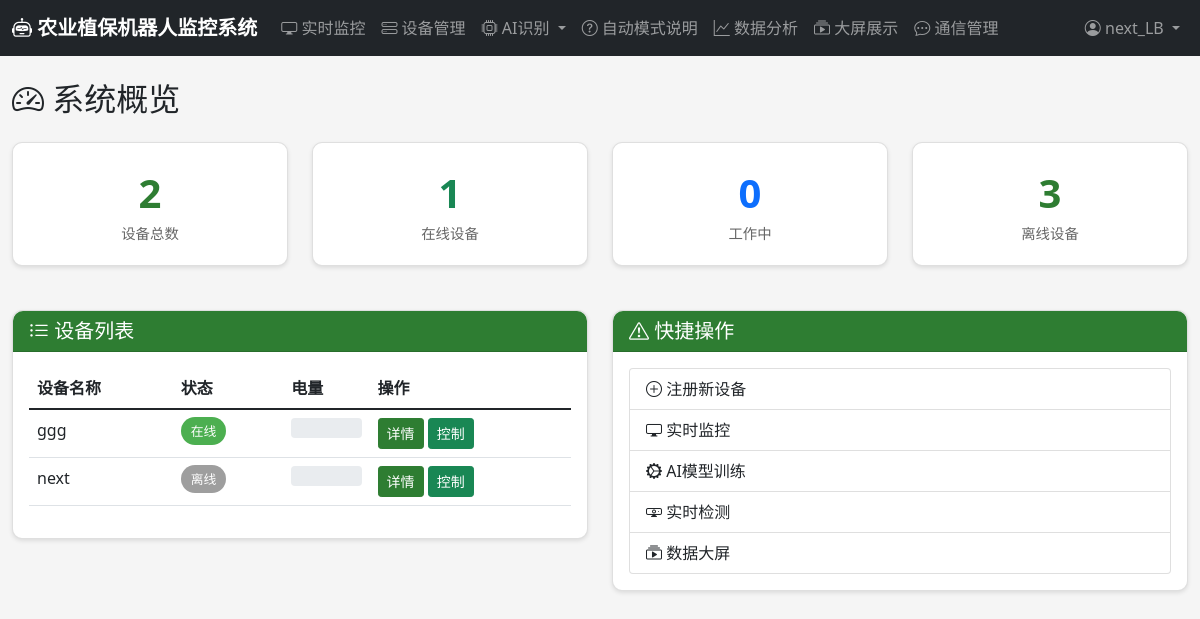
The page /dashboard/ (signed in) on the database its author committed.
### users/models.py (models this page shows, shortened)
class User(AbstractUser):
    ROLE_CHOICES = [
        ('admin', '管理员'),
        ('operator', '操作员'),
        ('viewer', '查看者'),
    ]
    role = models.CharField(max_length=20, choices=ROLE_CHOICES, default='viewer', verbose_name='角色')
    phone = models.CharField(max_length=20, blank=True, verbose_name='手机号')
    avatar = models.ImageField(upload_to='avatars/', blank=True, verbose_name='头像')
    created_at = models.DateTimeField(auto_now_add=True, verbose_name='创建时间')
    last_login_ip = models.GenericIPAddressField(blank=True, null=True, verbose_name='最后登录IP')
    class Meta:
        verbose_name = '用户'
        verbose_name_plural = '用户'

### devices/models.py (models this page shows, shortened)
class RobotDevice(models.Model):
    STATUS_CHOICES = [
        ('online', '在线'),
        ('offline', '离线'),
        ('working', '工作中'),
        ('charging', '充电中'),
        ('error', '故障'),
    ]
    RUN_MODE_CHOICES = [
        ('auto', '自动模式'),
        ('manual', '手动模式'),
        ('scheduled', '定时任务模式'),
    ]
    device_id = models.CharField(max_length=100, unique=True, verbose_name='设备唯一标识')
    name = models.CharField(max_length=100, verbose_name='设备名称')
    model = models.CharField(max_length=100, blank=True, verbose_name='型号')
    manufacturer = models.CharField(max_length=100, blank=True, verbose_name='制造商')
    serial_number = models.CharField(max_length=100, blank=True, verbose_name='序列号')
    status = models.CharField(max_length=20, choices=STATUS_CHOICES, default='offline', verbose_name='状态')
    run_mode = models.CharField(max_length=20, choices=RUN_MODE_CHOICES, default='auto', verbose_name='运行模式')
    battery_level = models.IntegerField(default=0, verbose_name='电量百分比')
    location_lat = models.DecimalField(max_digits=10, decimal_places=6, null=True, blank=True, verbose_name='纬度')
    location_lng = models.DecimalField(max_digits=10, decimal_places=6, null=True, blank=True, verbose_name='经度')
    spray_rate = models.FloatField(default=1.0, verbose_name='喷洒速率(L/min)')
    patrol_interval = models.IntegerField(default=60, verbose_name='巡检间隔(分钟)')
    obstacle_avoidance_sensitivity = models.IntegerField(default=50, verbose_name='避障灵敏度')
    last_heartbeat = models.DateTimeField(null=True, blank=True, verbose_name='最后心跳时间')
    registered_at = models.DateTimeField(auto_now_add=True, verbose_name='注册时间')
    owner = models.ForeignKey(settings.AUTH_USER_MODEL, on_delete=models.CASCADE, related_name='owned_devices', verbose_name='所有者')
    class Meta:
        verbose_name = '机器人设备'
        verbose_name_plural = '机器人设备'
        ordering = ['-registered_at']

### users/views.py (the view)
# urls.py: path('dashboard/', dashboard, name='dashboard'),
@login_required
def dashboard(request):
    from devices.models import RobotDevice
    from data_analysis.models import WorkSession
    from ai_recognition.models import RecognitionTask
    devices = RobotDevice.objects.all()
    total_devices = devices.count()
    online_devices = devices.filter(status__in=['online', 'working']).count()
    working_devices = devices.filter(status='working').count()
    recent_sessions = WorkSession.objects.filter(status='completed').order_by('-end_time')[:5]
    recent_tasks = RecognitionTask.objects.order_by('-created_at')[:5]
    return render(request, 'dashboard.html', {
        'total_devices': total_devices,
        'online_devices': online_devices,
        'working_devices': working_devices,
        'devices': devices,
        'recent_sessions': recent_sessions,
        'recent_tasks': recent_tasks,
    })

### templates/dashboard.html (shortened to what this page needs)
{% extends 'base.html' %}
{% block content %}
<h2 class="mb-4"><i class="bi bi-speedometer2"></i> 系统概览</h2>
<div class="row">
    <div class="col-md-3">
        <div class="card stat-card">
            <div class="stat-value">{{ total_devices }}</div>
            <div class="stat-label">设备总数</div>
        </div>
    </div>
    <div class="col-md-3">
        <div class="card stat-card">
            <div class="stat-value text-success">{{ online_devices }}</div>
            <div class="stat-label">在线设备</div>
        </div>
    </div>
    <div class="col-md-3">
        <div class="card stat-card">
            <div class="stat-value text-primary">{{ working_devices }}</div>
            <div class="stat-label">工作中</div>
        </div>
    </div>
    <div class="col-md-3">
        <div class="card stat-card">
            <div class="stat-value">{{ total_devices|add:online_devices|add:working_devices|default:0 }}</div>
            <div class="stat-label">离线设备</div>
        </div>
    </div>
</div>
<div class="row mt-4">
    <div class="col-md-6">
        <div class="card">
            <div class="card-header">
                <h5 class="mb-0"><i class="bi bi-list-ul"></i> 设备列表</h5>
            </div>
            <div class="card-body">
                {% if devices %}
                <table class="table table-hover">
                    <thead>
                        <tr>
                            <th>设备名称</th>
                            <th>状态</th>
                            <th>电量</th>
                            <th>操作</th>
                        </tr>
                    </thead>
                    <tbody>
                        {% for device in devices %}
                        <tr>
                            <td>{{ device.name }}</td>
                            <td>
                                <span class="status-badge status-{{ device.status }}">
                                    {{ device.get_status_display }}
                                </span>
                            </td>
                            <td>
                                <div class="progress" style="height: 20px;">
                                </div>
                            </td>
                            <td>
                                <a href="{% url 'devices:device_detail' device.id %}" class="btn btn-sm btn-primary">详情</a>
                                <a href="{% url 'control:control_panel' device.id %}" class="btn btn-sm btn-success">控制</a>
                            </td>
                        </tr>
                        {% endfor %}
                    </tbody>
                </table>
                {% else %}
                <p class="text-muted">暂无设备，请先 <a href="{% url 'devices:device_register' %}">注册设备</a></p>
                {% endif %}
            </div>
        </div>
    </div>
    <div class="col-md-6">
        <div class="card">
            <div class="card-header">
                <h5 class="mb-0"><i class="bi bi-exclamation-triangle"></i> 快捷操作</h5>
            </div>
            <div class="card-body">
                <div class="list-group">
                    <a href="{% url 'devices:device_register' %}" class="list-group-item list-group-item-action">
                        <i class="bi bi-plus-circle"></i> 注册新设备
                    </a>
                    <a href="{% url 'monitoring:monitoring_dashboard' %}" class="list-group-item list-group-item-action">
                        <i class="bi bi-display"></i> 实时监控
                    </a>
                    <a href="{% url 'ai_recognition:training_list' %}" class="list-group-item list-group-item-action">
                        <i class="bi bi-gear-wide-connected"></i> AI模型训练
                    </a>
                    <a href="{% url 'ai_recognition:inference_camera' %}" class="list-group-item list-group-item-action">
                        <i class="bi bi-webcam"></i> 实时检测
                    </a>
                    <a href="{% url 'data_analysis:big_screen' %}" class="list-group-item list-group-item-action">
                        <i class="bi bi-collection-play"></i> 数据大屏
                    </a>
                </div>
            </div>
        </div>
    </div>
</div>
{% endblock %}

### templates/base.html (shortened to what this page needs)
{% load static %}
<!DOCTYPE html>
<html lang="zh-CN">
<head>
    <link href="https://cdn.jsdelivr.net/npm/bootstrap@5.1.3/dist/css/bootstrap.min.css" rel="stylesheet">
    <link rel="stylesheet" href="https://cdn.jsdelivr.net/npm/bootstrap-icons@1.8.1/font/bootstrap-icons.css">
    <link rel="stylesheet" href="{% static 'css/style.css' %}">
</head>
<body>
    {% if user.is_authenticated %}
    <nav class="navbar navbar-expand-lg navbar-dark bg-dark">
        <div class="container-fluid">
            <a class="navbar-brand" href="/dashboard/">
                <i class="bi bi-robot"></i> 农业植保机器人监控系统
            </a>
            <div class="collapse navbar-collapse" id="navbarNav">
                <ul class="navbar-nav me-auto">
                    <li class="nav-item">
                        <a class="nav-link" href="{% url 'monitoring:monitoring_dashboard' %}">
                            <i class="bi bi-display"></i> 实时监控
                        </a>
                    </li>
                    <li class="nav-item">
                        <a class="nav-link" href="{% url 'devices:device_list' %}">
                            <i class="bi bi-hdd-stack"></i> 设备管理
                        </a>
                    </li>
                    <li class="nav-item dropdown">
                        <a class="nav-link dropdown-toggle" href="#" id="aiDropdown" data-bs-toggle="dropdown">
                            <i class="bi bi-cpu"></i> AI识别
                        </a>
                    </li>
                    <li class="nav-item">
                        <a class="nav-link" href="{% url 'monitoring:auto_mode_info' %}">
                            <i class="bi bi-question-circle"></i> 自动模式说明
                        </a>
                    </li>
                    <li class="nav-item">
                        <a class="nav-link" href="{% url 'data_analysis:data_dashboard' %}">
                            <i class="bi bi-graph-up"></i> 数据分析
                        </a>
                    </li>
                    <li class="nav-item">
                        <a class="nav-link" href="{% url 'data_analysis:big_screen' %}">
                            <i class="bi bi-collection-play"></i> 大屏展示
                        </a>
                    </li>
                    <li class="nav-item">
                        <a class="nav-link" href="{% url 'communication:connection_list' %}">
                            <i class="bi bi-chat-dots"></i> 通信管理
                        </a>
                    </li>
                </ul>
                <ul class="navbar-nav">
                    <li class="nav-item dropdown">
                        <a class="nav-link dropdown-toggle" href="#" id="userDropdown" data-bs-toggle="dropdown">
                            <i class="bi bi-person-circle"></i> {{ user.username }}
                        </a>
                    </li>
                </ul>
            </div>
        </div>
    </nav>
    {% endif %}
    <div class="container-fluid mt-4">
        {% block content %}{% endblock %}
    </div>
</body>
</html>

### static/css/style.css (style rules this page uses)
:root { --primary-color: #2e7d32; --secondary-color: #4caf50; --dark-bg: #1b5e20; --light-bg: #e8f5e9; }
body { font-family: 'Segoe UI', Tahoma, Geneva, Verdana, sans-serif; background-color: #f5f5f5; }
.navbar-brand { font-weight: bold; }
.card { border-radius: 10px; box-shadow: 0 2px 4px rgba(0,0,0,0.1); margin-bottom: 20px; }
.card-header { background-color: var(--primary-color); color: white; font-weight: bold; border-radius: 10px 10px 0 0 !important; }
.stat-card { text-align: center; padding: 20px; }
.stat-card .stat-value { font-size: 2.5rem; font-weight: bold; color: var(--primary-color); }
.stat-card .stat-label { color: #666; font-size: 0.9rem; }
.status-badge { padding: 5px 10px; border-radius: 20px; font-size: 0.8rem; }
.status-online { background-color: #4caf50; color: white; }
.status-offline { background-color: #9e9e9e; color: white; }
.btn-primary { background-color: var(--primary-color); border-color: var(--primary-color); }

### rows shown on the page
User: username "next_LB"
RobotDevice: name "ggg", status "在线"
RobotDevice: name "next", status "离线"

### other values the page prints
{{ total_devices }} "2"
{{ online_devices }} "1"
{{ working_devices }} "0"
{{ total_devices|add:online_devices|add:working_devices|default:0 }} "3"
